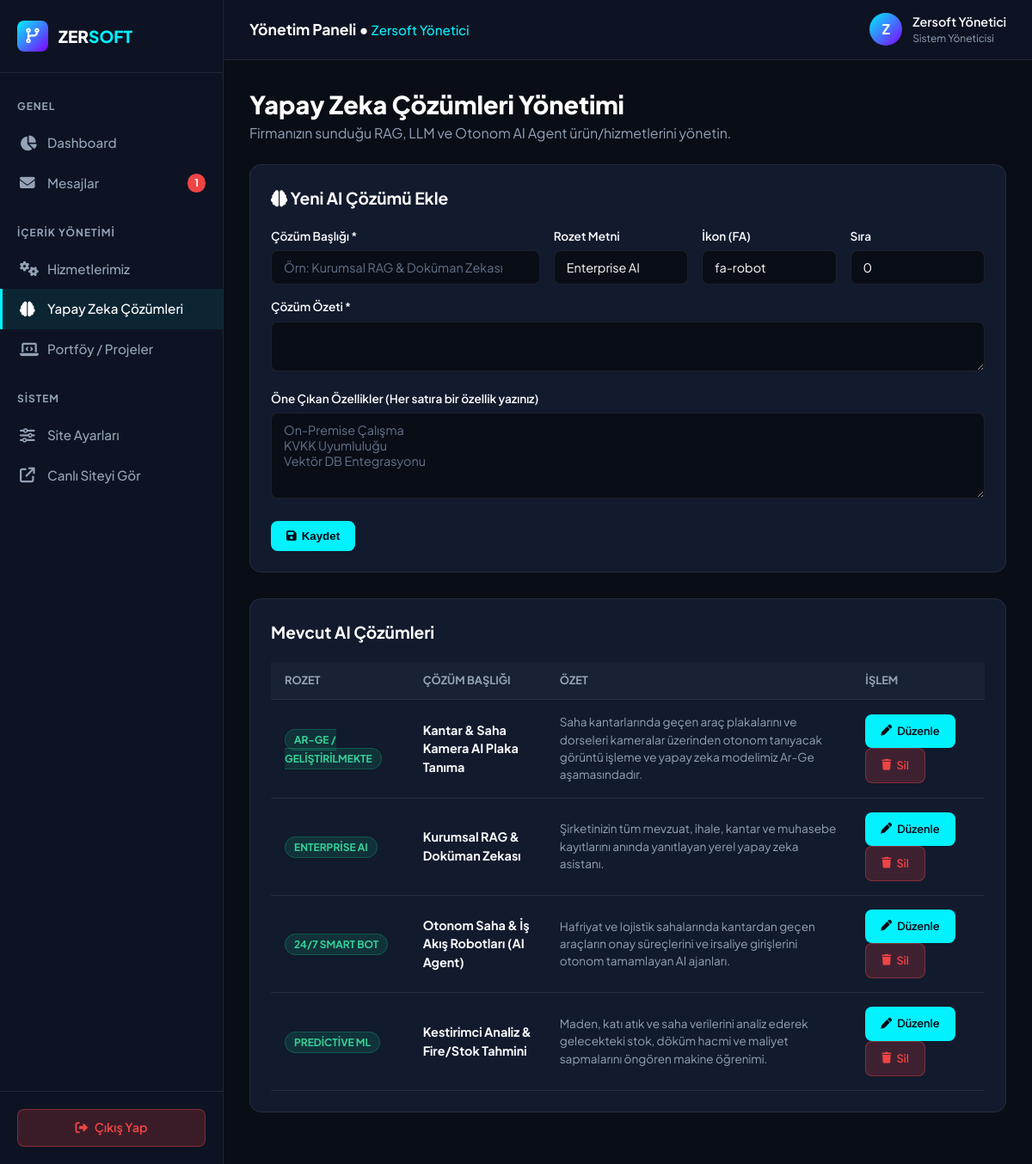
Page /admin/ai-solutions.php (signed in) on the committed database.
### tables this page shows
CREATE TABLE IF NOT EXISTS `ai_solutions` (
  `id` INT AUTO_INCREMENT PRIMARY KEY,
  `title` VARCHAR(150) NOT NULL,
  `badge_text` VARCHAR(50) DEFAULT 'AI Powered',
  `summary` TEXT NOT NULL,
  `features_json` TEXT NOT NULL,
  `icon` VARCHAR(50) DEFAULT 'fa-microchip',
  `sort_order` INT DEFAULT 0,
  `created_at` DATETIME DEFAULT CURRENT_TIMESTAMP
);

### includes/functions.php (called while the page is built, shortened)
<?php
require_once __DIR__ . '/../config/database.php';
function sanitize($data) {
    return htmlspecialchars(trim((string)$data), ENT_QUOTES, 'UTF-8');
}
function generateCSRFToken() {
    return $_SESSION['csrf_token'];
}
function getAISolutions($limit = null) {
    global $db;
    try {
        $sql = "SELECT * FROM ai_solutions ORDER BY sort_order ASC, id ASC";
        $stmt = $db->query($sql);
        return $stmt->fetchAll();
    } catch (Exception $e) {
        return [];
    }
}

### admin/ai-solutions.php (the view, shortened to what this page needs)
<?php
require_once __DIR__ . '/header.php';
$editItem = null;
$aiSolutions = getAISolutions();
?>
<div style="margin-bottom: 24px;">
  <h1 style="font-size: 1.8rem; font-weight: 800; color: #fff;">Yapay Zeka Çözümleri Yönetimi</h1>
  <p style="color: var(--admin-text-muted);">Firmanızın sunduğu RAG, LLM ve Otonom AI Agent ürün/hizmetlerini yönetin.</p>
</div>
<div class="card-panel">
  <div class="panel-title" style="margin-bottom: 20px;">
    <i class="fa-solid fa-brain text-gradient"></i> <?php echo $editItem ? 'AI Çözümünü Düzenle' : 'Yeni AI Çözümü Ekle'; ?>
  </div>
  <form action="ai-solutions.php" method="POST">
    <div style="display: grid; grid-template-columns: 2fr 1fr 1fr 1fr; gap: 16px; margin-bottom: 16px;">
      <div>
        <label style="display: block; font-size: 0.85rem; font-weight: 600; margin-bottom: 6px;">Çözüm Başlığı *</label>
        <input type="text" name="title" class="form-control" style="background: #090d16; color: #ffffff;" value="<?php echo sanitize($editItem['title'] ?? ''); ?>" placeholder="Örn: Kurumsal RAG & Doküman Zekası" required>
      </div>
      <div>
        <label style="display: block; font-size: 0.85rem; font-weight: 600; margin-bottom: 6px;">Rozet Metni</label>
        <input type="text" name="badge_text" class="form-control" style="background: #090d16; color: #ffffff;" value="<?php echo sanitize($editItem['badge_text'] ?? 'Enterprise AI'); ?>" placeholder="Enterprise AI">
      </div>
      <div>
        <label style="display: block; font-size: 0.85rem; font-weight: 600; margin-bottom: 6px;">İkon (FA)</label>
        <input type="text" name="icon" class="form-control" style="background: #090d16; color: #ffffff;" value="<?php echo sanitize($editItem['icon'] ?? 'fa-robot'); ?>" placeholder="fa-robot">
      </div>
      <div>
        <label style="display: block; font-size: 0.85rem; font-weight: 600; margin-bottom: 6px;">Sıra</label>
        <input type="number" name="sort_order" class="form-control" style="background: #090d16; color: #ffffff;" value="<?php echo sanitize($editItem['sort_order'] ?? 0); ?>">
      </div>
    </div>
    <div style="margin-bottom: 16px;">
      <label style="display: block; font-size: 0.85rem; font-weight: 600; margin-bottom: 6px;">Çözüm Özeti *</label>
      <textarea name="summary" class="form-control" style="background: #090d16; color: #ffffff;" required><?php echo sanitize($editItem['summary'] ?? ''); ?></textarea>
    </div>
    <div style="margin-bottom: 20px;">
      <label style="display: block; font-size: 0.85rem; font-weight: 600; margin-bottom: 6px;">Öne Çıkan Özellikler (Her satıra bir özellik yazınız)</label>
      <textarea name="features" class="form-control" style="background: #090d16; color: #ffffff; min-height: 100px;" placeholder="On-Premise Çalışma&#10;KVKK Uyumluluğu&#10;Vektör DB Entegrasyonu"><?php echo sanitize($featuresStr); ?></textarea>
    </div>
    <button type="submit" class="btn-admin-primary">
      <i class="fa-solid fa-floppy-disk"></i> <?php echo $editItem ? 'Güncelle' : 'Kaydet'; ?>
    </button>
  </form>
</div>
<div class="card-panel">
  <div class="panel-title" style="margin-bottom: 20px;">Mevcut AI Çözümleri</div>
  <table class="admin-table">
    <thead>
      <tr>
        <th>Rozet</th>
        <th>Çözüm Başlığı</th>
        <th>Özet</th>
        <th>İşlem</th>
      </tr>
    </thead>
    <tbody>
      <?php foreach ($aiSolutions as $ai): ?>
        <tr>
          <td><span class="status-badge badge-read"><?php echo sanitize($ai['badge_text']); ?></span></td>
          <td><strong><?php echo sanitize($ai['title']); ?></strong></td>
          <td style="color: var(--admin-text-muted); font-size: 0.85rem;"><?php echo sanitize($ai['summary']); ?></td>
          <td>
            <a href="ai-solutions.php?edit=<?php echo $ai['id']; ?>" class="btn-admin-primary btn-sm"><i class="fa-solid fa-pen"></i> Düzenle</a>
            <a href="ai-solutions.php?action=delete&id=<?php echo $ai['id']; ?>&csrf=<?php echo generateCSRFToken(); ?>" onclick="return confirm('Silmek istiyor musunuz?');" class="btn-admin-primary btn-sm btn-danger"><i class="fa-solid fa-trash"></i> Sil</a>
          </td>
        </tr>
      <?php endforeach; ?>
    </tbody>
  </table>
</div>
</main>
</body>
</html>

### assets/css/admin.css (style rules this page uses)
:root { --admin-bg: #090d16; --admin-sidebar-bg: #0d1322; --admin-card-bg: #121a2d; --admin-border: rgba(255, 255, 255, 0.08); --admin-accent: #00f2fe; --admin-purple: #7f00ff; --admin-text: #f8fafc; --admin-text-muted: #94a3b8; --admin-danger: #ef4444; --admin-success: #10b981; --admin-warning: #f59e0b; }
*, *::before, *::after { box-sizing: border-box; margin: 0; padding: 0; }
body { background-color: var(--admin-bg); color: var(--admin-text); font-family: 'Plus Jakarta Sans', sans-serif; line-height: 1.5; display: flex; min-height: 100vh; }
a { color: inherit; text-decoration: none; }
.card-panel { background: var(--admin-card-bg); border: 1px solid var(--admin-border); border-radius: 14px; padding: 24px; margin-bottom: 30px; }
.panel-title { font-size: 1.2rem; font-weight: 700; color: #fff; }
.admin-table { width: 100%; border-collapse: collapse; text-align: left; }
.admin-table th { padding: 12px 16px; background: rgba(255, 255, 255, 0.03); color: var(--admin-text-muted); font-size: 0.8rem; font-weight: 700; text-transform: uppercase; border-bottom: 1px solid var(--admin-border); }
.admin-table td { padding: 16px; border-bottom: 1px solid var(--admin-border); font-size: 0.9rem; vertical-align: middle; }
.btn-sm { padding: 6px 12px; font-size: 0.8rem; border-radius: 6px; }
.btn-admin-primary { background: var(--admin-accent); color: #040914; font-weight: 600; border: none; cursor: pointer; display: inline-flex; align-items: center; gap: 6px; padding: 10px 18px; border-radius: 8px; transition: all 0.2s; }
.btn-danger { background: rgba(239, 68, 68, 0.2); color: var(--admin-danger); border: 1px solid rgba(239, 68, 68, 0.4); }
.status-badge { padding: 4px 10px; border-radius: 20px; font-size: 0.75rem; font-weight: 700; text-transform: uppercase; }
.badge-read { background: rgba(16, 185, 129, 0.15); color: #34d399; border: 1px solid rgba(16, 185, 129, 0.3); }
.form-control, input[type="text"], input[type="email"], input[type="password"], input[type="number"], input[type="url"], select, textarea { width: 100%; padding: 10px 14px; background-color: #090d16 !important; color: #ffffff !important; border: 1px solid var(--admin-border); border-radius: 8px; font-family: inherit; font-size: 0.9rem; outline: none; transition: border-color 0.2s, box-shadow 0.2s; }
::placeholder { color: #64748b !important; opacity: 1; }

### rows in the picture
ai_solutions: badge_text "AR-GE / GELIŞTIRILMEKTE", title "Kantar & Saha Kamera AI Plaka Tanıma", summary "Saha kantarlarında geçen araç plakalarını ve dorseleri kameralar üzerinden otonom tanıyacak görüntü işleme ve yapay zeka modelimiz Ar-Ge aşamasındadır."
ai_solutions: badge_text "ENTERPRISE AI", title "Kurumsal RAG & Doküman Zekası", summary "Şirketinizin tüm mevzuat, ihale, kantar ve muhasebe kayıtlarını anında yanıtlayan yerel yapay zeka asistanı."
ai_solutions: badge_text "24/7 SMART BOT", title "Otonom Saha & İş Akış Robotları (AI Agent)", summary "Hafriyat ve lojistik sahalarında kantardan geçen araçların onay süreçlerini ve irsaliye girişlerini otonom tamamlayan AI ajanları."
ai_solutions: badge_text "PREDICTIVE ML", title "Kestirimci Analiz & Fire/Stok Tahmini", summary "Maden, katı atık ve saha verilerini analiz ederek gelecekteki stok, döküm hacmi ve maliyet sapmalarını öngören makine öğrenimi."

### other values in the picture
$unreadMessagesCount "1"
$_SESSION['admin_user_name'] "Zersoft Yönetici"
substr($_SESSION['admin_user_name'] ?? 'A', 0, 1) "Z"
